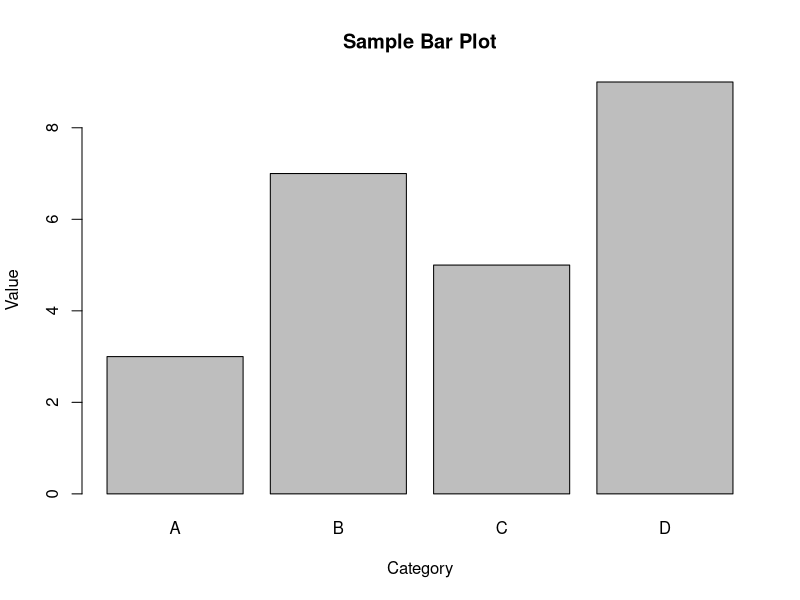

Reproduce this figure in R.
# R script to create a bar plot and save it as a random named .r file

# Define data for the bar plot
categories <- c("A", "B", "C", "D")
values <- c(3, 7, 5, 9)

# Create the bar plot
barplot(values, names.arg = categories, main = "Sample Bar Plot", xlab = "Category", ylab = "Value")

# Generate a random filename
random_name <- paste0(sample(c(letters, 0:9), 10, replace = TRUE), collapse = "")
random_filename <- paste0(random_name, ".r")

# Save this script with the random name
file.copy("plot_script.r", random_filename)
cat("Script saved as:", random_filename, "\n")
